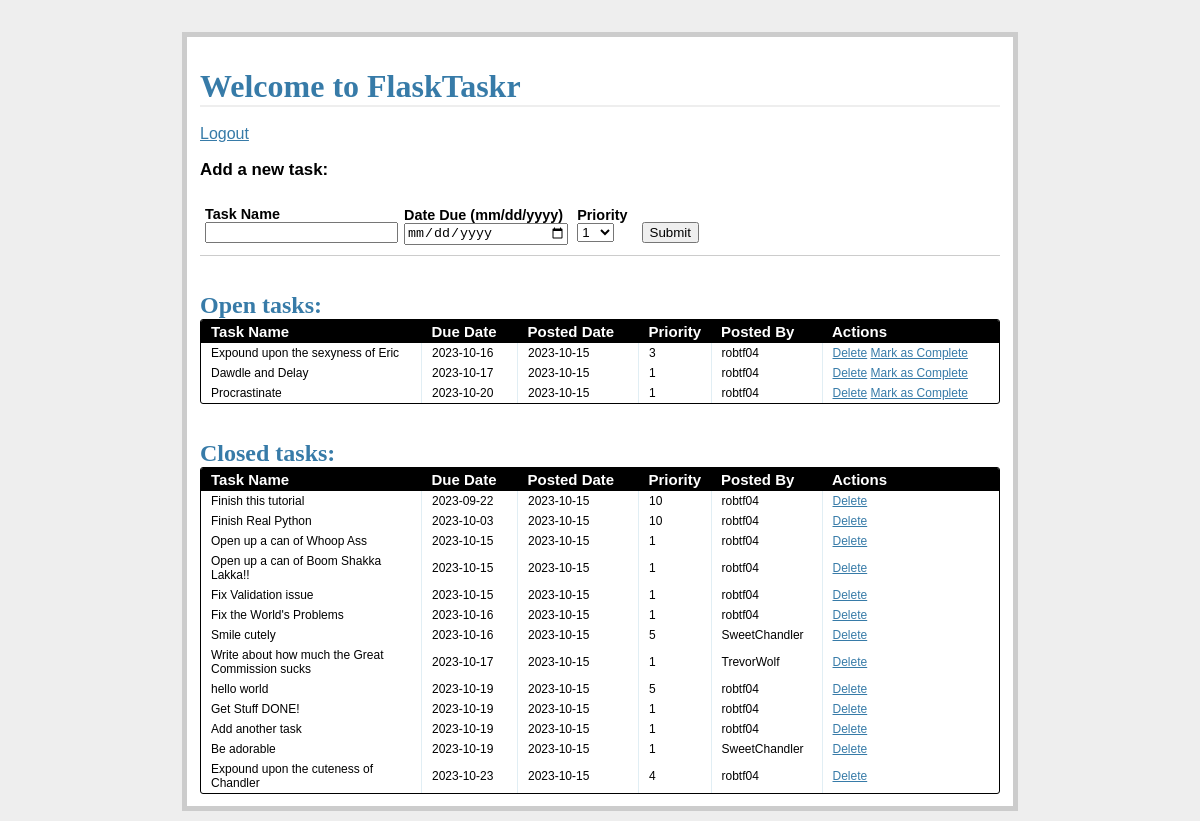
Screenshot of /tasks/ (signed in) with the database file from the repository.
### models.py (models this page shows, shortened)
class Task(db.Model):
    __tablename__ = "tasks"
    task_id = db.Column(db.Integer, primary_key=True)
    name = db.Column(db.String, nullable=False)
    due_date = db.Column(db.Date, nullable=False)
    priority = db.Column(db.Integer, nullable=False)
    posted_date = db.Column(db.Date,default=datetime.datetime.utcnow())
    status = db.Column(db.Integer)
    user_id = db.Column(db.Integer, db.ForeignKey('users.id'))

class User(db.Model):
    __tablename__ = "users"
    id = db.Column(db.Integer, primary_key=True)
    name = db.Column(db.String, unique=True, nullable=False)
    email = db.Column(db.String, unique=True, nullable=False)
    password = db.Column(db.String, unique=True, nullable=False)
    tasks = db.relationship('Task', backref='poster')

### views.py (the view)
@app.route('/tasks/')
@login_required
def tasks():
    open_tasks = db.session.query(Task) \
        .filter_by(status='1').order_by(Task.due_date.asc())
    closed_tasks = db.session.query(Task) \
        .filter_by(status='0').order_by(Task.due_date.asc())
    return render_template(
        'tasks.html',
        form=AddTaskForm(request.form),
        open_tasks=open_tasks,
        closed_tasks=closed_tasks)

### forms.py
class AddTaskForm(FlaskForm):
    task_id = IntegerField()
    name = StringField('Task Name',validators=[InputRequired()])
    due_date = DateField(
        'Date Due (mm/dd/yyyy)',
        validators=[InputRequired()])
    priority = SelectField(
        'Priority',
        choices=[
        ('1', '1'), ('2', '2'), ('3', '3'), ('4', '4'), ('5', '5'),
        ('6', '6'), ('7', '7'), ('8', '8'), ('9', '9'), ('10', '10')
        ]
    )
    status = IntegerField('Status')

### views.py (called while the page is built)
def login_required(test):
    @wraps(test)
    def wrap(*args, **kwargs):
        if 'logged_in' in session:
            return test(*args, **kwargs)
        else:
            flash('You need to log in first.')
            return redirect(url_for('login'))
    return wrap

### templates/tasks.html (shortened to what this page needs)
{% extends "_base.html" %}
{% block content %}
<h1>Welcome to FlaskTaskr</h1>
<br>
<a href="{{ url_for('logout') }}">Logout</a>
<div class="add-task">
  <h3>Add a new task:</h3>
  <form action="{{ url_for('new_task') }}" method="post" class="inline-form">
    <div class="input-group">
      {{ form.name.label }}
      {{ form.name }}
    </div>
    <div class="input-group">
      {{ form.due_date.label }}
      {{ form.due_date }}
    </div>
    <div class="input-group">
      {{ form.priority.label }}
      {{ form.priority }}
    </div>
    <div class="input-group">
      <button type="submit">Submit</button>
    </div>
  </form>
</div>
<div class="entries">
  <br>
  <br>
  <h2>Open tasks:</h2>
  <div class="datagrid">
    <table>
      <thead>
        <tr>
          <th width="200px"><strong>Task Name</strong></th>
          <th width="75px"><strong>Due Date</strong></th>
          <th width="100px"><strong>Posted Date</strong></th>
          <th width="50px"><strong>Priority</strong></th>
          <th width="90px"><strong>Posted By</strong></th>
          <th><strong>Actions</strong></th>
        </tr>
      </thead>
      {% for task in open_tasks %}
        <tr>
          <td width="200px">{{ task.name }}</td>
          <td width="75px">{{ task.due_date }}</td>
          <td width="100px">{{ task.posted_date }}</td>
          <td width="50px">{{ task.priority }}</td>
          <td width="90px">{{ task.poster.name }}</td>
          <td>
            <a href="{{ url_for('delete_entry', task_id = task.task_id) }}">Delete</a>
            <a href="{{ url_for('complete', task_id = task.task_id) }}">Mark as Complete</a>
          </td>
        </tr>
      {% endfor %}
    </table>
  </div>
</div>
<br>
<br>
<div class="entries">
  <h2>Closed tasks:</h2>
  <div class="datagrid">
    <table>
      <thead>
        <tr>
          <th width="200px"><strong>Task Name</strong></th>
          <th width="75px"><strong>Due Date</strong></th>
          <th width="100px"><strong>Posted Date</strong></th>
          <th width="50px"><strong>Priority</strong></th>
          <th width="90px"><strong>Posted By</strong></th>
          <th><strong>Actions</strong></th>
        </tr>
      </thead>
      {% for task in closed_tasks %}
        <tr>
          <td width="200px">{{ task.name }}</td>
          <td width="75px">{{ task.due_date }}</td>
          <td width="100px">{{ task.posted_date }}</td>
          <td width="50px">{{ task.priority }}</td>
          <td width="90px">{{ task.poster.name }}</td>
          <td>
             <a href="{{ url_for('delete_entry', task_id = task.task_id) }}">Delete</a>
          </td>
        </tr>
      {% endfor %}
    </table>
  </div>
</div>
{% endblock %}

### templates/_base.html (shortened to what this page needs)
<!DOCTYPE html>
<html>
    <head>
        <link rel="stylesheet" href="{{ url_for('static', filename='css/main.css') }}">
    </head>
    <body>
        <div class="page">
            <br>
            {% block content %}
            {% endblock %}
        </div>
    </body>
</html>

### static/css/main.css (style rules this page uses)
body { font-family: sans-serif; background: #eee; }
a, h1, h2 { color: #377BA8; }
h1, h2 { font-family: 'Georgia', serif; margin: 0; }
h1 { border-bottom: 2px solid #eee; }
h2 { font-size: 1.5em; }
label { display: block; font-weight: bold; }
.page { margin: 2em auto; width: 50em; border: 5px solid #ccc; padding: 0.8em; background: white; }
.entries { list-style: none; margin: 0; padding: 0; }
.add-task { font-size: 0.9em; border-bottom: 1px solid #ccc; }
.input-group { margin-bottom: 15px; }
.datagrid table { border-collapse: collapse; text-align: left; width: 100%; }
.datagrid { background: #fff; overflow: hidden; border: 1px solid #000000; border-radius: 3px; }
.datagrid table td, .datagrid table th { padding: 3px 10px; }
.datagrid table thead th { background-color:#000000; color:#FFFFFF; font-size: 15px; font-weight: bold; }
.datagrid table thead th:first-child { border: none; }
.datagrid table tbody td { color: #000000; border-left: 1px solid #E1EEF4; font-size: 12px; font-weight: normal; }
.datagrid table tbody td:first-child { border-left: none; }
.datagrid table tbody tr:last-child td { border-bottom: none; }
.inline-form .input-group { display: inline-block; margin: 10px 5px; }
.input-group input { width: 100%; }

### rows the page displays
Task: name "Expound upon the sexyness of Eric", due_date "2023-10-16", posted_date "2023-10-15", priority "3", poster.name "robtf04"
Task: name "Dawdle and Delay", due_date "2023-10-17", posted_date "2023-10-15", priority "1", poster.name "robtf04"
Task: name "Procrastinate", due_date "2023-10-20", posted_date "2023-10-15", priority "1", poster.name "robtf04"
Task: name "Finish this tutorial", due_date "2023-09-22", posted_date "2023-10-15", priority "10", poster.name "robtf04"
Task: name "Finish Real Python", due_date "2023-10-03", posted_date "2023-10-15", priority "10", poster.name "robtf04"
Task: name "Open up a can of Whoop Ass", due_date "2023-10-15", posted_date "2023-10-15", priority "1", poster.name "robtf04"
Task: name "Open up a can of Boom Shakka Lakka!!", due_date "2023-10-15", posted_date "2023-10-15", priority "1", poster.name "robtf04"
Task: name "Fix Validation issue", due_date "2023-10-15", posted_date "2023-10-15", priority "1", poster.name "robtf04"
Task: name "Fix the World's Problems", due_date "2023-10-16", posted_date "2023-10-15", priority "1", poster.name "robtf04"
Task: name "Smile cutely", due_date "2023-10-16", posted_date "2023-10-15", priority "5", poster.name "SweetChandler"
Task: name "Write about how much the Great Commission sucks", due_date "2023-10-17", posted_date "2023-10-15", priority "1", poster.name "TrevorWolf"
Task: name "hello world", due_date "2023-10-19", posted_date "2023-10-15", priority "5", poster.name "robtf04"
Task: name "Get Stuff DONE!", due_date "2023-10-19", posted_date "2023-10-15", priority "1", poster.name "robtf04"
Task: name "Add another task", due_date "2023-10-19", posted_date "2023-10-15", priority "1", poster.name "robtf04"
Task: name "Be adorable", due_date "2023-10-19", posted_date "2023-10-15", priority "1", poster.name "SweetChandler"
Task: name "Expound upon the cuteness of Chandler", due_date "2023-10-23", posted_date "2023-10-15", priority "4", poster.name "robtf04"
